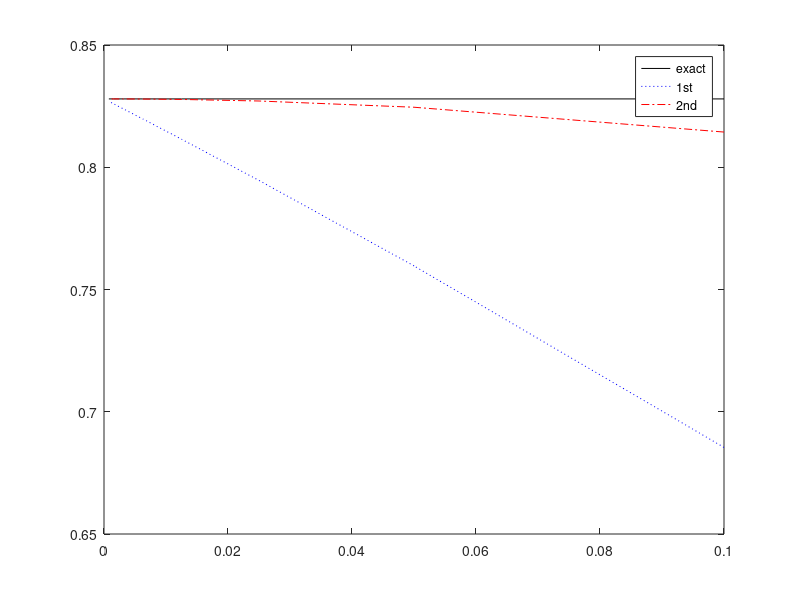

Write the MATLAB code that produced this figure.
clear all; close all; clc;format long;
t=0.1; ix=0.25; 
ss=8; ue(1:ss,1)=0; un1=ue; un2=ue;
for n=1:ss
    N=5*(2^n); h=1/N; hh(n)=h;
    x=[ix-2*h  ix-h ix ix+h ix+2*h]; 
    p=min(find(x==ix));
    u=sin(pi*x)*exp(-pi*pi*t);
    ue(n)=pi*cos(pi*x(p))*exp(-pi*pi*t);
un1(n)=(u(p+1)-u(p))/h;
un2(n)=(u(p+1)-u(p-1))/(2*h);
clear x
nume1(n)=abs(ue(n)-un1(n)); % L1 error between exact and 1st-order forward difference method
nume2(n)=abs(ue(n)-un2(n)); % L1 error between exact and 2nd-order forward difference method
end
plot(hh,ue,'k-'); %exact
hold on;
plot(hh,un1,'b:'); %1st-order
plot(hh,un2,'r-.'); %2nd-order
legend('exact','1st','2nd')
[nume1; nume2]
